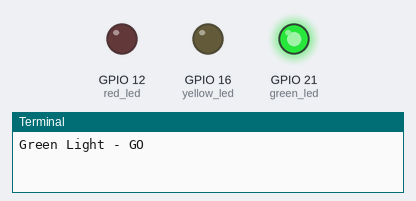
The program below on a simulated Raspberry Pi (BCM pin numbers). Parts: output pins drawn as LEDs (lit = HIGH), the last lines printed to the terminal.

Above: at 2.5 s.
At 6.0 s:
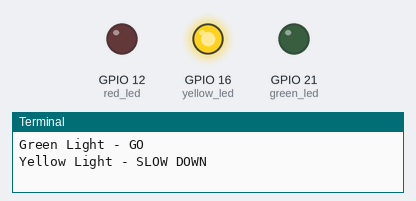
At 9.5 s:
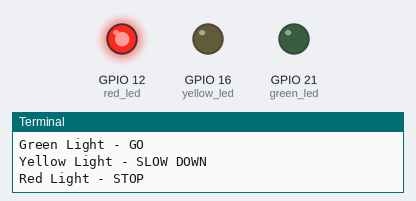
Timing chart, 0 to 15.6 s (numbered marks = the images above):
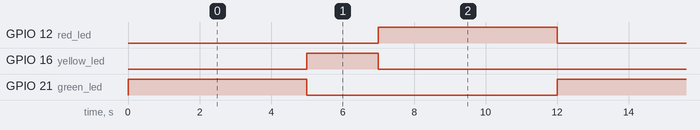

The program:

R05._LED_Traffic_Lights.py
```python
"""
Components Used:
1. Raspberry Pi
2. Green LED
3. Yellow LED
4. Red LED
5. Breadboard
6. Jumper Wires
"""

import RPi.GPIO as gpio
import time

green_led = 21   # GPIO pin for green LED
yellow_led = 16  # GPIO pin for yellow LED
red_led = 12     # GPIO pin for red LED

gpio.setmode(gpio.BCM)            # Use BCM pin numbering
gpio.setup(red_led, gpio.OUT)     # Set red LED as output
gpio.setup(yellow_led, gpio.OUT)  # Set yellow LED as output
gpio.setup(green_led, gpio.OUT)   # Set green LED as output

try:
    while True:
        gpio.output(green_led, gpio.HIGH)  # Turn green LED ON
        gpio.output(yellow_led, gpio.LOW)
        gpio.output(red_led, gpio.LOW)
        print("Green Light - GO")
        time.sleep(5)  # Wait 5 seconds

        gpio.output(green_led, gpio.LOW)
        gpio.output(yellow_led, gpio.HIGH)  # Turn yellow LED ON
        gpio.output(red_led, gpio.LOW)
        print("Yellow Light - SLOW DOWN")
        time.sleep(2)  # Wait 2 seconds

        gpio.output(green_led, gpio.LOW)
        gpio.output(yellow_led, gpio.LOW)
        gpio.output(red_led, gpio.HIGH)  # Turn red LED ON
        print("Red Light - STOP")
        time.sleep(5)  # Wait 5 seconds

except KeyboardInterrupt:
    gpio.cleanup()  # Reset GPIO on exit
```

Measured:
- by itself, GPIO 12 (red_led), GPIO 21 (green_led): alternates HIGH for 5.0 s and LOW for 7.0 s
- by itself, GPIO 16 (yellow_led): alternates HIGH for 2.0 s and LOW for 10.0 s
- by itself, everything shown: repeats every 12.0 s, in 3 steps
